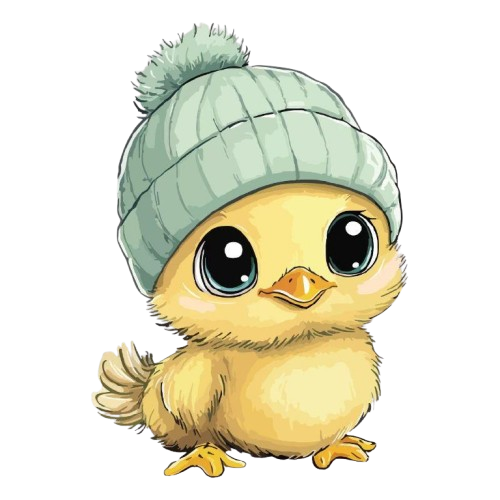
#> input picture assets/branding/chiku-transparent.png, 500 x 500 px; its folder holds 2 pictures in this run
$ python build_assets.py
#> lines starting #> are read from the running program, lines starting #| are printed output that depends on the picture
"""Derive icon, avatar and installer artwork from the original mascot images.

The originals in assets/branding/ are only read, never modified. Derived images are resized
copies; nothing is cropped (the installer art is letter-boxed on the mascot's own background
colour). Run:  python scripts/build_assets.py
"""

from __future__ import annotations

import hashlib
import sys
from pathlib import Path

from PIL import Image

ROOT = Path(__file__).resolve().parents[1]
SRC_T = ROOT / "assets" / "branding" / "chiku-transparent.png"
SRC_B = ROOT / "assets" / "branding" / "chiku-background.jpg"
PKG = ROOT / "src" / "chiku" / "assets"
INSTALLER = ROOT / "packaging" / "installer"
DISCORD = ROOT / "assets" / "branding" / "discord"
ICO_SIZES = [16, 20, 24, 32, 40, 48, 64, 96, 128, 256]


def sha(p: Path) -> str:
    return hashlib.sha256(p.read_bytes()).hexdigest()


def square(im: Image.Image, fill: tuple[int, ...]) -> Image.Image:
    side = max(im.size)
    canvas = Image.new(im.mode, (side, side), fill)
    canvas.paste(im, ((side - im.width) // 2, (side - im.height) // 2))
    return canvas


def letterbox(im: Image.Image, size: tuple[int, int], fill: tuple[int, int, int]) -> Image.Image:
    """Fit inside `size` without cropping; pad with `fill`."""
    w, h = size
    scale = min(w / im.width, h / im.height)
    resized = im.resize((round(im.width * scale), round(im.height * scale)), Image.LANCZOS)
    canvas = Image.new("RGB", size, fill)
    canvas.paste(resized, ((w - resized.width) // 2, (h - resized.height) // 2),
                 resized if resized.mode == "RGBA" else None)
    return canvas


def main() -> int:
    before = {p: sha(p) for p in (SRC_T, SRC_B)}
    PKG.mkdir(parents=True, exist_ok=True)
    INSTALLER.mkdir(parents=True, exist_ok=True)

    t = Image.open(SRC_T)
#> t is the input picture: PIL image 500x500 RGBA; mean R, G, B, A 77.8, 75.5, 55.7, 102.4
    if t.mode != "RGBA" or t.getchannel("A").getextrema()[0] != 0:
        print("!! transparent source has no transparency", file=sys.stderr)
        return 1
    b = Image.open(SRC_B).convert("RGB")
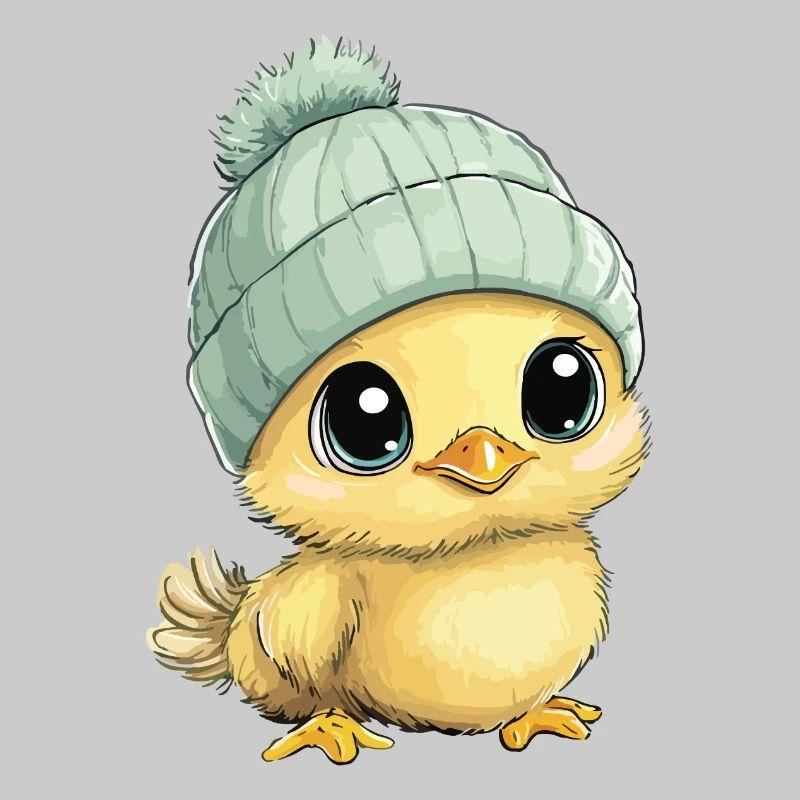
#> input picture assets/branding/chiku-background.jpg, 800 x 800 px
#> b is the input picture: PIL image 800x800 RGB; mean R, G, B 197.5, 195.3, 175.5
    bg = b.getpixel((0, 0))  # the mascot's own background colour (corners are uniform)
#> bg = (203, 203, 203)

    icon_src = square(t, (0, 0, 0, 0))
#> in square, `canvas = Image.new(im.mode, (side, side), fill)`: canvas: PIL image 500x500 RGBA; every value is 0
    icon_src.resize((256, 256), Image.LANCZOS).save(
        PKG / "chiku.ico", sizes=[(s, s) for s in ICO_SIZES])
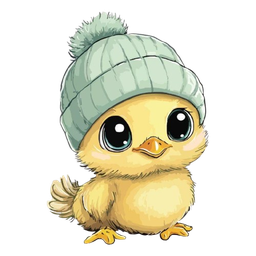
#> saved as chiku.ico: PIL image 256x256 RGBA; mean R, G, B, A 78.4, 76, 56.1, 102.4; transparent parts drawn white
    icon_src.resize((256, 256), Image.LANCZOS).save(PKG / "mascot-256.png", optimize=True)
    b.resize((480, 480), Image.LANCZOS).save(PKG / "welcome-480.jpg", quality=90)
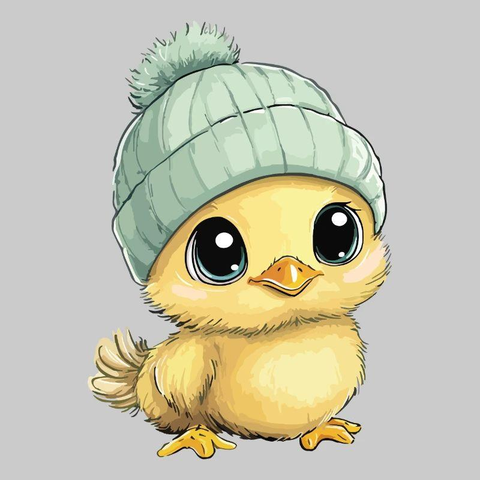
#> saved as welcome-480.jpg: PIL image 480x480 RGB; mean R, G, B 197.5, 195.3, 175.5

    # Inno Setup wizard art (100 % and 200 % DPI). Large: left panel; small: top-right corner.
    for scale in (1, 2):
        letterbox(b, (164 * scale, 314 * scale), bg).save(
            INSTALLER / f"wizard-large-{scale * 100}.bmp")
        letterbox(t, (55 * scale, 58 * scale), (255, 255, 255)).save(
            INSTALLER / f"wizard-small-{scale * 100}.bmp")
#> this loop made 2 passes
#> pass 1, in letterbox, `resized = im.resize((round(im.width * scale), round(im.height * scale)..`:
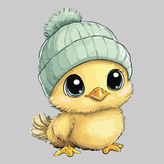
#> resized: PIL image 164x164 RGB; mean R, G, B 197.5, 195.3, 175.5
#> pass 1, in main, `letterbox(b, (164 * scale, 314 * scale), bg).save( INSTALLER / f"wizar..`:
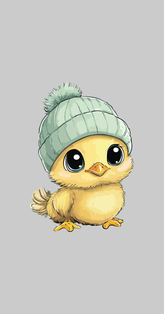
#> saved as wizard-large-100.bmp: PIL image 164x314 RGB; mean R, G, B 200.1, 199, 188.6

    # Discord Rich Presence art assets (uploaded by hand in the Discord developer portal, which
    # needs at least 512x512; 1024x1024 is recommended). Keys: "chiku" and "chiku_bg".
    DISCORD.mkdir(parents=True, exist_ok=True)
    icon_src.resize((1024, 1024), Image.LANCZOS).save(DISCORD / "chiku-1024.png", optimize=True)
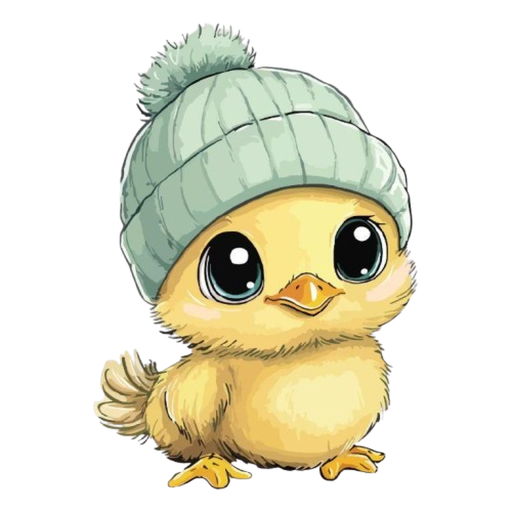
#> saved as chiku-1024.png: PIL image 1024x1024 RGBA (shown at 1/2 size); mean R, G, B, A 77.9, 75.6, 55.8, 102.4; transparent parts drawn white
    square(b, bg).resize((1024, 1024), Image.LANCZOS).save(DISCORD / "chiku-bg-1024.png",
                                                           optimize=True)
#> in square (call 2), `canvas = Image.new(im.mode, (side, side), fill)`: canvas: PIL image 800x800 RGB; every value is 203
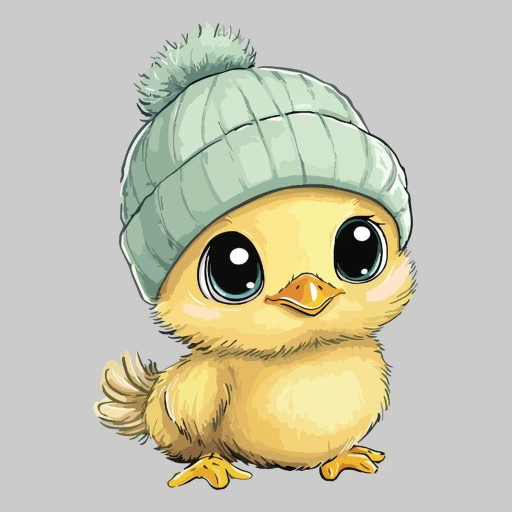
#> saved as chiku-bg-1024.png: PIL image 1024x1024 RGB (shown at 1/2 size); mean R, G, B 197.5, 195.3, 175.5

    # verification
    ico = Image.open(PKG / "chiku.ico")
    sizes = sorted(ico.info.get("sizes", set()))
#> sizes = [(16, 16), (20, 20), (24, 24), (32, 32), (40, 40), (48, 48), (64, 64), (96, 96), (128, 128), (256, 256)]
    assert [s[0] for s in sizes] == ICO_SIZES, sizes
    ico.size = (256, 256)
    assert ico.convert("RGBA").getchannel("A").getextrema()[0] == 0, "icon lost transparency"
    after = {p: sha(p) for p in (SRC_T, SRC_B)}
    assert before == after, "source artwork changed!"
    print(f"icon sizes: {[s[0] for s in sizes]} (transparency preserved)")
#| icon sizes: [16, 20, 24, 32, 40, 48, 64, 96, 128, 256] (transparency preserved)
    for d in (DISCORD / "chiku-1024.png", DISCORD / "chiku-bg-1024.png"):
        assert Image.open(d).size == (1024, 1024), d
    for p in sorted(PKG.glob("*")) + sorted(INSTALLER.glob("*")) + sorted(DISCORD.glob("*")):
        print(f"wrote {p.relative_to(ROOT)} ({p.stat().st_size // 1024} KB)")
    print("originals unchanged:", {p.name: h[:12] for p, h in after.items()})
    return 0


if __name__ == "__main__":
    sys.exit(main())
#> (the program exits here)
